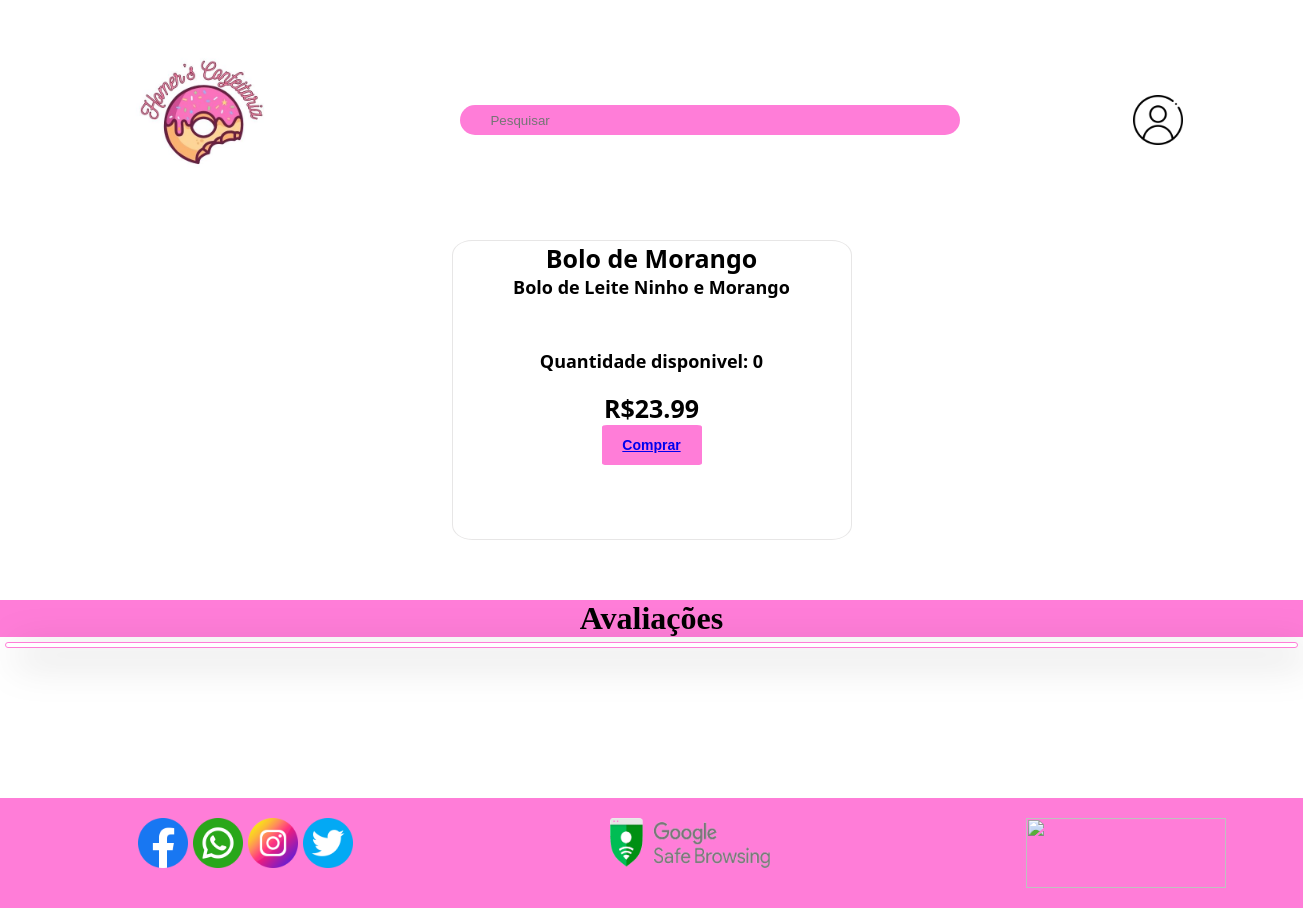
/descricao_produto.php?id=1, run on an earlier commit of the app's database.
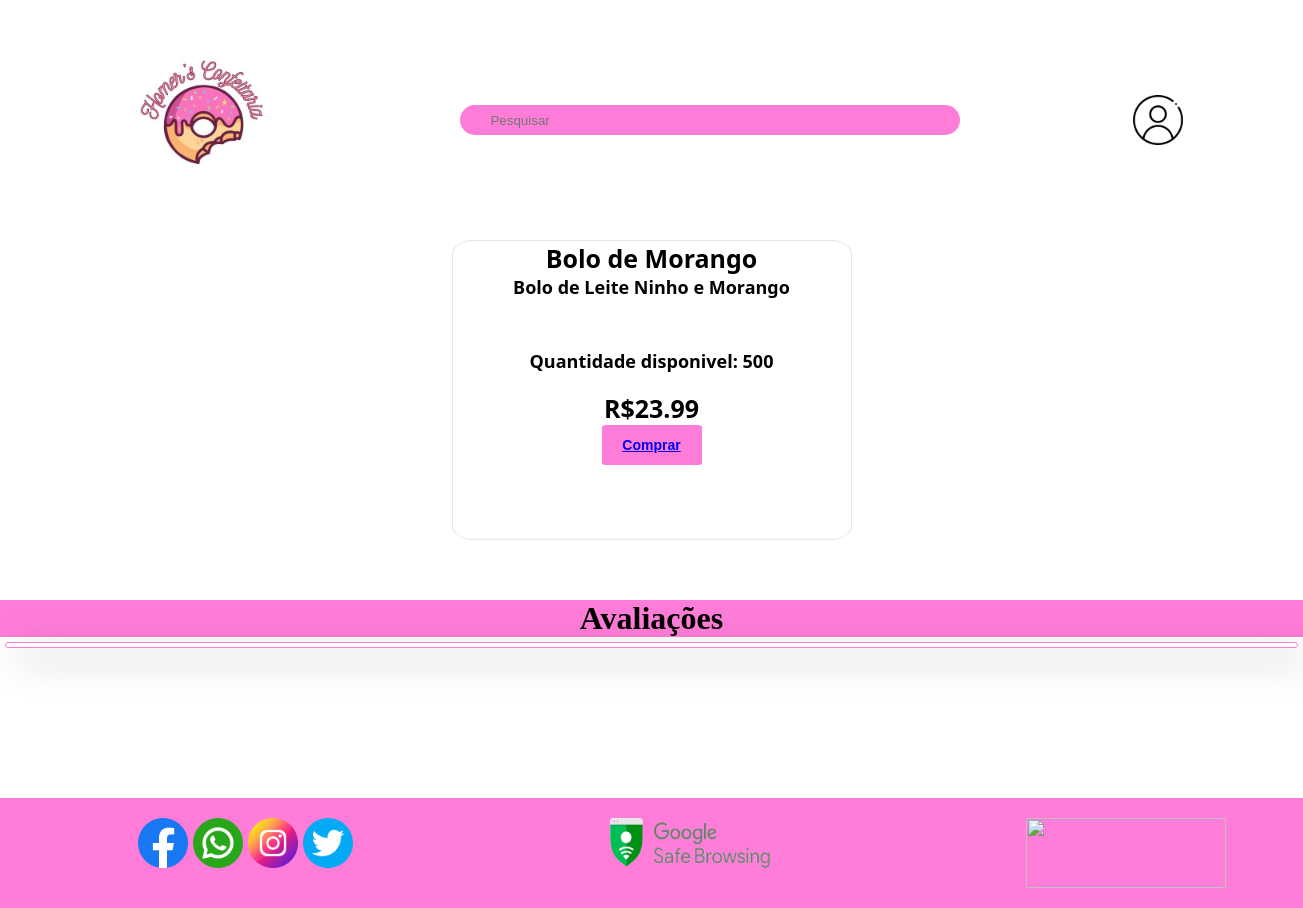
And on a later commit of the database.
### tables this page shows
create table if not exists `Produto` (
    `idProduto` int not null auto_increment,
    `nomeProd` varchar(50) not null,
    `descricaoProd` varchar(200) not null,
    `preco` decimal(8,2) not null,
    `estoque` int not null,
    `idUsuario` int not null,
    primary key(`idProduto`),
	foreign key(`idUsuario`)
	references `Usuario` (`idUsuario`)
);

### html/descricao_produto.php (the view, shortened to what this page needs)
<!DOCTYPE html>
<html lang="en">
<head>
    <link rel="stylesheet"  href="../css/descricao_produto.css" />
    <?php require "header.php"?>
</head>
<body>
    <div id="conteudo-produto">
        <?php
            $idProduto = $_GET["id"];
            require "../site_php/conexao.php";
            $comando = "select * from Produto where idProduto=$idProduto";
            $resultado = mysqli_query($conexao, $comando);
                while($linha = mysqli_fetch_assoc($resultado)){
                    echo "<div class='slideshow-container'>";
                    echo "<a class='prev' onclick='plusSlides(-1)'>❮</a>
                          <a class='next' onclick='plusSlides(1)'>❯</a>";
                    echo "</div>";
                    echo "<div class='info-produto'><div class='nomedesc'><p class='fonte-produto'><strong>" . $linha["nomeProd"] . "<strong></p>";
                    echo "<p class='fonte-produto2'>" . $linha["descricaoProd"] . "</p></div>";
                    echo "<div class='preco'><p class='fonte-produto2'>Quantidade disponivel: " . $linha["estoque"] . "</p><br>";
                    echo "<p class='fonte-produto'>R$" . $linha["preco"] . "</p>";
                    if(isset($_SESSION["usuario"])){
                        echo "<button type='submit' class='btn'><a href='../site_php/adicionar_carrinho.php?idProduto=" . $idProduto . "&idUsuario=" . $idUsuario . "'>Comprar</a></button>";
                    }else{
                        echo "<button type='submit' class='btn'><a href='login_usuario'>Comprar</a></button>";
                    }
                    echo "</div></div>";
                }
        ?>
    </div>
    <div>
        <div class=titulo_avaliacao>
            <div>
                <h1>Avaliações</h1>
            </div>
        </div>
        <div class="comentar">
    </div>
    <?php require "footer.php"?>
</body>
</html>

### html/header.php (shortened to what this page needs)
<!DOCTYPE html>
<html lang="en">
<head>
    <link rel="stylesheet"  href="../css/header.css" />
</head>
<body>
    <header>
            <div class="center">
                <div>
                    <a href="index.php"><img src="../img/logo.jpg" class="img_logo"></a>
                </div>
                <div>
                    <form action = "pesquisa.php" method= "POST">
                    <input type= "search" name= "pesquisa" id="barra_pesq" placeholder=Pesquisar>
                    </form>
                </div>
                <div>
                    <div class="dropdown">
                        <button class="dropbtn"><img src="../img/user.png" class="imgs_icon"></button>
            </div>
    </header>
</body>
</html>

### html/footer.php (shortened to what this page needs)
<!DOCTYPE html>
<html lang="en">
<head>
    <link rel="stylesheet"  href="../css/footer.css" />
</head>
<body>
<footer>
    <div class="footer">
        <div class="rede_social">
            <a href="https://www.facebook.com/?locale=pt_BR"><img src="../img/facebook.png" class="imgs_icon"></a>
            <a href="https://www.whatsapp.com/?lang=pt_BR"><img src="../img/whatsapp.png" class="imgs_icon"></a>
            <a href="https://www.instagram.com/"><img src="../img/instagram.png" class="imgs_icon"></a>
            <a href="https://twitter.com/"><img src="../img/twitter.png" class="imgs_icon"></a>
        </div>
        <div class="certi_seguranca">
            <a><img src="../img/googlesec.png" class="certi_seguranca_img"></a>
        </div>
        <div class="formas_pag">
            <a><img src="../img/pag.png" class="formas_pag_img"></a>
        </div>
    </div>
</footer>
</body>
</html>

### css/descricao_produto.css (style rules this page uses)
* { margin:0; padding:0; box-sizing: border-box; }
body { margin: 0; }
img { vertical-align: middle; }
.slideshow-container { max-width: 1000px; position: relative; }
.prev, .next { cursor: pointer; position: absolute; top: 50%; width: auto; padding: 16px; margin-top: -22px; color: white; font-weight: bold; font-size: 18px; transition: 0.6s ease; border-radius: 0 3px 3px 0; user-select: none; }
.next { right: 0; border-radius: 3px 0 0 3px; }
#conteudo-produto { display: flex; flex-wrap: wrap; margin-bottom: 60px; align-items: center; justify-content: center; gap: 50px; }
.info-produto { border: 1.5px solid #a7a3a346; flex-wrap: wrap; display: flex; flex-direction: column; height: 300px; width: 400px; gap: 50px; text-align: center; border-radius: 5%; }
.fonte-produto { font-family: 'Segoe UI', Tahoma, Geneva, Verdana, sans-serif; font-size: 25px; }
.fonte-produto2 { font-family: 'Segoe UI', Tahoma, Geneva, Verdana, sans-serif; font-size: 18px; }
.preco { text-align: center; }
.btn { background-color: #ff7dd8; color: #fff; font-size: 14px; font-weight: 600; border: none !important; transition: all linear 160ms; cursor: pointer; margin: 0 !important; height: 40px; width: 100px; border-radius: 5%; }
.titulo_avaliacao { display: flex; justify-content: center; background: #ff7dd8; }
.comentar { margin: 5px; border-radius: 7px; padding: 2px; box-shadow: 10px 10px 40px rgba(0, 0, 0, 0.4); border: 1.5px solid #ff7dd8; }

### css/header.css (style rules this page uses)
* { margin:0; padding:0; box-sizing: border-box; }
html { height: 100%; min-height: 100%; }
body { display: flex; flex-direction: column; min-height: 100%; }
footer { margin-top: auto; }
.center { display: flex; flex-wrap: wrap; max-width: 2200px; margin: 0 auto; padding: 0 2%; align-items: center; justify-content: space-around; }
header { padding: 20px 0; }
.img_logo { height: 200px; width: 200px; }
.dropbtn { background-color: transparent; color: white; padding: 16px; font-size: 16px; border: none; cursor: pointer; }
.dropdown { position: relative; display: inline-block; }
.imgs_icon { height: 50px; width: 50px; }
#barra_pesq { width: 500px; height: 30px; border: 0px; border-radius: 15px; padding: 2px 23px 2px 30px; outline: 0; background-color: #ff7dd8; }

### css/footer.css (style rules this page uses)
* { margin:0; padding:0; box-sizing: border-box; }
.footer { margin-top: 150px; width: 100%; padding: 10px; background: #ff7dd8; color: #efefef; display: flex; }
.footer div { text-align: center; }
.rede_social { flex-grow: 2; padding: 10px 10%; background: #ff7dd8; color: #efefef; display: flex; gap: 5px; }
.formas_pag { flex-grow: 2; padding: 10px 10%; background: #ff7dd8; color: #efefef; display: flex; }
.formas_pag_img { height: 70px; width:200px; }
.certi_seguranca { flex-grow: 2; padding: 10px 10%; background: #ff7dd8; color: #efefef; display: flex; }
.certi_seguranca_img { height: 50px; width:160px; }

What changed in the data, as far as the page shows it:
changed produto "Bolo de Morango": estoque "0" → "500"
